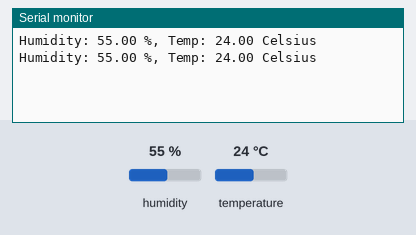
A sketch run on a simulated Arduino Uno, built with avr-gcc and run on an emulated ATmega328P. On the bench: the last lines printed to the serial monitor. The test bench sets the inputs (shaded band); at power-on: humidity 55 %, temperature 24 °C.

Above: at 5.8 s.
5.9 s: humidity set to 22 %
At 9.3 s:
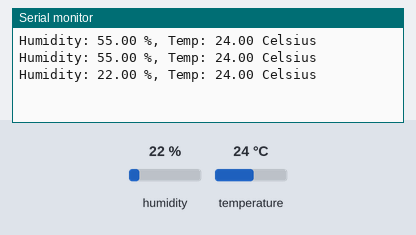
10.2 s: temperature set to 12 °C
At 12.4 s:
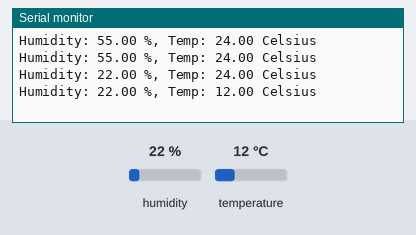
14.5 s: humidity set to 40 %
At 17.6 s:
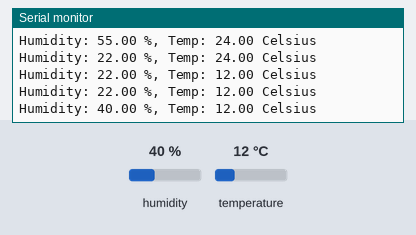
Timing chart, 0 to 19.1 s (numbered marks = the images above; inputs shaded):
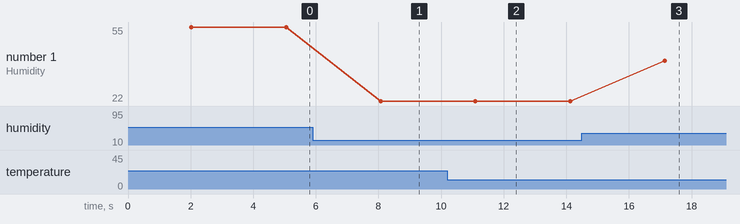

Measured:
- after the input at 5.9 s, the serial monitor: prints a new line after 2.2 s (image 1)
- after the input at 10.2 s, the serial monitor: prints a new line after 0.90 s (image 2)
- after the input at 14.5 s, the serial monitor: prints a new line after 2.6 s (image 3)
- plotted number 1: 55 → 22 after the input at 5.9 s, 22 → 40 after the input at 14.5 s

The sketch:

d2T11.ino
```cpp
#include <Adafruit_Sensor.h>
#include <DHT.h>;
#define DHTPIN 13     // what pin we're connected to
#define DHTTYPE DHT11   // DHT 22  (AM2302)
DHT dht(DHTPIN, DHTTYPE); //// Initialize DHT sensor for normal 16mhz Arduino
//Variables
int chk;
float hum;  //Stores humidity value
float temp; //Stores temperature value
void setup()
{
  Serial.begin(9600);
  dht.begin();
}
void loop()
{
    delay(2000);
    //Read data and store it to variables hum and temp
    hum = dht.readHumidity();
    temp= dht.readTemperature();
    //Print temp and humidity values to serial monitor
    Serial.print("Humidity: ");
    Serial.print(hum);
    Serial.print(" %, Temp: ");
    Serial.print(temp);
    Serial.println(" Celsius");
    delay(1000); //Delay 2 sec.
}
```
